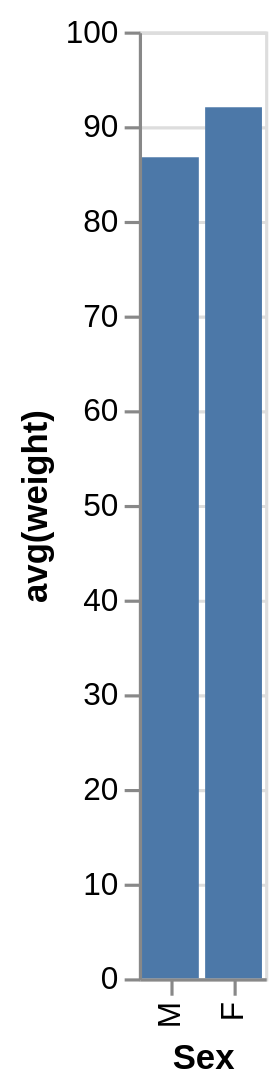

Vega-Lite specification stored for this chart:
### Vega-Lite specification from a JSON file in a GitHub repository (floating-point values rounded to 4 significant figures)
{"data": {"values": [{"x_data": "M", "y_data": 86.71}, {"x_data": "F", "y_data": 92}]}, "mark": "bar", "encoding": {"x": {"field": "x_data", "type": "nominal", "title": "Sex", "sort": {"op": "sum", "field": "y_data", "order": "ascending"}}, "y": {"field": "y_data", "type": "quantitative", "title": "avg(weight)"}}}
